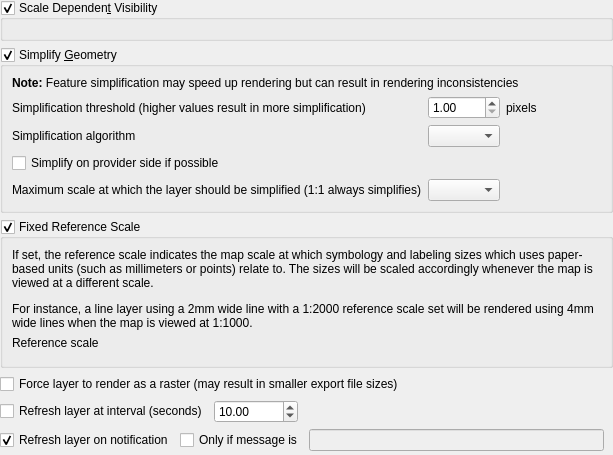
             <widget class="QWidget" name="scrollAreaWidgetContents_19">
              <property name="geometry">
               <rect>
                <x>0</x>
                <y>0</y>
                <width>613</width>
                <height>455</height>
               </rect>
              </property>
              <layout class="QVBoxLayout" name="verticalLayout_32">
               <property name="leftMargin">
                <number>0</number>
               </property>
               <property name="topMargin">
                <number>0</number>
               </property>
               <property name="rightMargin">
                <number>0</number>
               </property>
               <property name="bottomMargin">
                <number>0</number>
               </property>
               <item>
                <widget class="QgsCollapsibleGroupBox" name="mScaleVisibilityGroupBox">
                 <property name="title">
                  <string>Scale Dependen&amp;t Visibility</string>
                 </property>
                 <property name="checkable">
                  <bool>true</bool>
                 </property>
                 <layout class="QGridLayout" name="gridLayout_6">
                  <item row="0" column="0">
                   <widget class="QgsScaleRangeWidget" name="mScaleRangeWidget" native="true">
                    <property name="focusPolicy">
                     <enum>Qt::StrongFocus</enum>
                    </property>
                   </widget>
                  </item>
                 </layout>
                </widget>
               </item>
               <item>
                <widget class="QGroupBox" name="mSimplifyDrawingGroupBox">
                 <property name="title">
                  <string>Simplify &amp;Geometry</string>
                 </property>
                 <property name="checkable">
                  <bool>true</bool>
                 </property>
                 <layout class="QGridLayout" name="_12">
                  <item row="0" column="1" colspan="4">
                   <widget class="QLabel" name="label_59">
                    <property name="text">
                     <string>&lt;b&gt;Note:&lt;/b&gt; Feature simplification may speed up rendering but can result in rendering inconsistencies</string>
                    </property>
                   </widget>
                  </item>
                  <item row="1" column="1">
                   <widget class="QLabel" name="label_56">
                    <property name="text">
                     <string>Simplification threshold (higher values result in more simplification)</string>
                    </property>
                    <property name="margin">
                     <number>2</number>
                    </property>
                   </widget>
                  </item>
                  <item row="1" column="2">
                   <widget class="QgsDoubleSpinBox" name="mSimplifyDrawingSpinBox">
                    <property name="toolTip">
                     <string>Higher values result in more simplification</string>
                    </property>
                    <property name="decimals">
                     <number>2</number>
                    </property>
                    <property name="minimum">
                     <double>1.000000000000000</double>
                    </property>
                    <property name="maximum">
                     <double>30.000000000000000</double>
                    </property>
                    <property name="singleStep">
                     <double>0.200000000000000</double>
                    </property>
                    <property name="value">
                     <double>1.000000000000000</double>
                    </property>
                   </widget>
                  </item>
                  <item row="1" column="3">
                   <widget class="QLabel" name="mSimplifyDrawingPx">
                    <property name="text">
                     <string>pixels</string>
                    </property>
                    <property name="margin">
                     <number>2</number>
                    </property>
                   </widget>
                  </item>
                  <item row="1" column="4">
                   <spacer name="horizontalSpacer_40">
                    <property name="orientation">
                     <enum>Qt::Horizontal</enum>
                    </property>
                    <property name="sizeHint" stdset="0">
                     <size>
                      <width>20</width>
                      <height>20</height>
                     </size>
                    </property>
                   </spacer>
                  </item>
                  <item row="2" column="1">
                   <widget class="QLabel" name="mSimplifyAlgorithmLabel">
                    <property name="toolTip">
                     <string>This algorithm only is applied to simplify on local side</string>
                    </property>
                    <property name="text">
                     <string>Simplification algorithm</string>
                    </property>
                    <property name="margin">
                     <number>2</number>
                    </property>
                   </widget>
                  </item>
                  <item row="2" column="2">
                   <widget class="QComboBox" name="mSimplifyAlgorithmComboBox"/>
                  </item>
                  <item row="3" column="1" colspan="4">
                   <widget class="QCheckBox" name="mSimplifyDrawingAtProvider">
                    <property name="text">
                     <string>Simplify on provider side if possible</string>
                    </property>
                   </widget>
                  </item>
                  <item row="4" column="1">
                   <widget class="QLabel" name="mSimplifyMaxScaleLabel">
                    <property name="text">
                     <string>Maximum scale at which the layer should be simplified (1:1 always simplifies)</string>
                    </property>
                    <property name="margin">
                     <number>2</number>
                    </property>
                   </widget>
                  </item>
                  <item row="4" column="2">
                   <widget class="QgsScaleComboBox" name="mSimplifyMaximumScaleComboBox">
                    <property name="sizePolicy">
                     <sizepolicy hsizetype="Expanding" vsizetype="Fixed">
                      <horstretch>0</horstretch>
                      <verstretch>0</verstretch>
                     </sizepolicy>
                    </property>
                   </widget>
                  </item>
                 </layout>
                </widget>
               </item>
               <item>
                <widget class="QgsCollapsibleGroupBox" name="mUseReferenceScaleGroupBox">
                 <property name="focusPolicy">
                  <enum>Qt::StrongFocus</enum>
                 </property>
                 <property name="title">
                  <string>Fixed Reference Scale</string>
                 </property>
                 <property name="checkable">
                  <bool>true</bool>
                 </property>
                 <property name="syncGroup" stdset="0">
                  <string notr="true">vectorgeneral</string>
                 </property>
                 <layout class="QGridLayout" name="gridLayout">
                  <item row="3" column="0">
                   <widget class="Line" name="line_4">
                    <property name="orientation">
                     <enum>Qt::Vertical</enum>
                    </property>
                   </widget>
                  </item>
                  <item row="2" column="0">
                   <widget class="QLabel" name="label">
                    <property name="text">
                     <string>Reference scale</string>
                    </property>
                   </widget>
                  </item>
                  <item row="2" column="1">
                   <widget class="QgsScaleWidget" name="mReferenceScaleWidget" native="true">
                    <property name="focusPolicy">
                     <enum>Qt::StrongFocus</enum>
                    </property>
                   </widget>
                  </item>
                  <item row="0" column="0" colspan="2">
                   <widget class="QLabel" name="label_8">
                    <property name="text">
                     <string>&lt;html&gt;&lt;head/&gt;&lt;body&gt;&lt;p&gt;If set, the reference scale indicates the map scale at which symbology and labeling sizes which uses paper-based units (such as millimeters or points) relate to. The sizes will be scaled accordingly whenever the map is viewed at a different scale.&lt;/p&gt;&lt;p&gt;For instance, a line layer using a 2mm wide line with a 1:2000 reference scale set will be rendered using 4mm wide lines when the map is viewed at 1:1000.&lt;/p&gt;&lt;/body&gt;&lt;/html&gt;</string>
                    </property>
                    <property name="textFormat">
                     <enum>Qt::RichText</enum>
                    </property>
                    <property name="wordWrap">
                     <bool>true</bool>
                    </property>
                   </widget>
                  </item>
                 </layout>
                </widget>
               </item>
               <item>
                <widget class="QCheckBox" name="mForceRasterCheckBox">
                 <property name="text">
                  <string>Force layer to render as a raster (may result in smaller export file sizes)</string>
                 </property>
                </widget>
               </item>
               <item>
                <layout class="QHBoxLayout" name="horizontalLayout_3">
                 <item>
                  <widget class="QCheckBox" name="mRefreshLayerCheckBox">
                   <property name="text">
                    <string>Refresh layer at interval (seconds)</string>
                   </property>
                  </widget>
                 </item>
                 <item>
                  <widget class="QgsDoubleSpinBox" name="mRefreshLayerIntervalSpinBox">
                   <property name="toolTip">
                    <string>Lower values result in more data refreshing. Canvas updates are deferred in order to avoid refreshing multiple times if more than one layer has an auto update interval set.</string>
                   </property>
                   <property name="decimals">
                    <number>2</number>
                   </property>
                   <property name="minimum">
                    <double>0.000000000000000</double>
                   </property>
                   <property name="maximum">
                    <double>100000000000000000000.000000000000000</double>
                   </property>
                   <property name="singleStep">
                    <double>5.000000000000000</double>
                   </property>
                   <property name="value">
                    <double>10.000000000000000</double>
                   </property>
                  </widget>
                 </item>
                 <item>
                  <spacer name="horizontalSpacer_4">
                   <property name="orientation">
                    <enum>Qt::Horizontal</enum>
                   </property>
                   <property name="sizeHint" stdset="0">
                    <size>
                     <width>40</width>
                     <height>20</height>
                    </size>
                   </property>
                  </spacer>
                 </item>
                </layout>
               </item>
               <item>
                <layout class="QHBoxLayout" name="horizontalLayout_14">
                 <item>
                  <widget class="QCheckBox" name="mRefreshLayerNotificationCheckBox">
                   <property name="toolTip">
                    <string>&lt;html&gt;&lt;head/&gt;&lt;body&gt;&lt;p&gt;Some data providers can notify QGIS (e.g. PostgreSQL) with a message. If this is the case for this layer's data provider, notification will refresh the layer. &lt;/p&gt;&lt;/body&gt;&lt;/html&gt;</string>
                   </property>
                   <property name="text">
                    <string>Refresh layer on notification</string>
                   </property>
                   <property name="checked">
                    <bool>true</bool>
                   </property>
                  </widget>
                 </item>
                 <item>
                  <widget class="QFrame" name="mNotificationFrame">
                   <property name="enabled">
                    <bool>true</bool>
                   </property>
                   <property name="frameShape">
                    <enum>QFrame::NoFrame</enum>
                   </property>
                   <property name="frameShadow">
                    <enum>QFrame::Plain</enum>
                   </property>
                   <layout class="QHBoxLayout" name="horizontalLayout_1">
                    <property name="leftMargin">
                     <number>0</number>
                    </property>
                    <property name="topMargin">
                     <number>0</number>
                    </property>
                    <property name="bottomMargin">
                     <number>0</number>
                    </property>
                    <item>
                     <widget class="QCheckBox" name="mNotificationMessageCheckBox">
                      <property name="enabled">
                       <bool>true</bool>
                      </property>
                      <property name="toolTip">
                       <string>&lt;html&gt;&lt;head/&gt;&lt;body&gt;&lt;p&gt;Check if only a specific message must refresh the layer (i.e. not all data source notifications)&lt;/p&gt;&lt;/body&gt;&lt;/html&gt;</string>
                      </property>
                      <property name="text">
                       <string>Only if message is</string>
                      </property>
                     </widget>
                    </item>
                    <item>
                     <widget class="QLineEdit" name="mNotifyMessagValueLineEdit">
                      <property name="enabled">
                       <bool>false</bool>
                      </property>
                      <property name="toolTip">
                       <string>&lt;html&gt;&lt;head/&gt;&lt;body&gt;&lt;p&gt;Notification message that will refresh the layer.&lt;/p&gt;&lt;/body&gt;&lt;/html&gt;</string>
                      </property>
                     </widget>
                    </item>
                   </layout>
                  </widget>
                 </item>
                </layout>
               </item>
               <item>
                <spacer name="verticalSpacer_2">
                 <property name="orientation">
                  <enum>Qt::Vertical</enum>
                 </property>
                 <property name="sizeHint" stdset="0">
                  <size>
                   <width>20</width>
                   <height>40</height>
                  </size>
                 </property>
                </spacer>
               </item>
              </layout>
             </widget>
